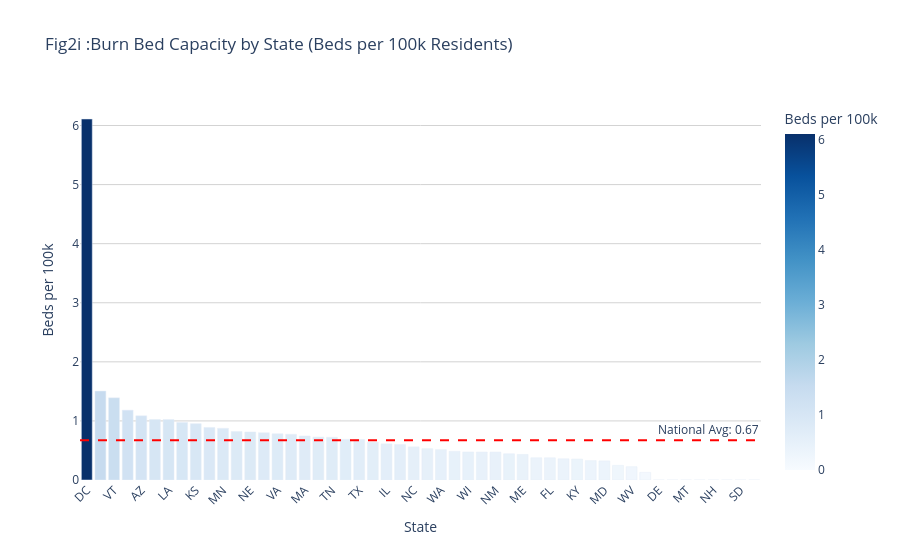

Notebook source saved alongside this figure:
### Markdown cell above
Interactive fig 2

### Code cell
# Sort the dataframe for sequential plotting
state_df_sorted = state_df.sort_values('beds_per_100k', ascending=False)
national_avg = state_df['beds_per_100k'].mean()

# Create interactive bar chart
fig2i = px.bar(
    state_df_sorted,
    x='STATE',
    y='beds_per_100k',
    color='beds_per_100k',
    color_continuous_scale='Blues',
    title=' Fig2i :Burn Bed Capacity by State (Beds per 100k Residents)',
    labels={
        'beds_per_100k': 'Beds per 100k',
        'STATE': 'State',
        'total_burn_beds': 'Total Burn Beds',
        'pop_M': 'Population (Millions)'
    },
    hover_data={
        'STATE': False,
        'total_burn_beds': True,
        'pop_M': True,
        'beds_per_100k': True
    }
)

# Add national average threshold line
fig2i.add_hline(
    y=national_avg,
    line_dash="dash",
    line_color="red",
    annotation_text=f"National Avg: {national_avg:.2f}",
    annotation_position="top right"
)

# Optimize layout for readability
fig2i.update_layout(
    xaxis_tickangle=-45,
    plot_bgcolor='rgba(0,0,0,0)',
    yaxis=dict(gridcolor='lightgrey')
)

fig2i.show()
fig2i.write_html("Figure_2i.html")

### Figure 1 — Plotly figure (JSON) as saved in the notebook; plotly's stock layout.template omitted (floating-point values rounded to 4 significant figures)
{"data": [{"customdata": [[41.0, 0.671], [93.0, 6.178], [9.0, 0.647], [129.0, 10.91], [80.0, 7.359], [52.0, 5.074], [47.0, 4.59], [31.0, 3.178], [28.0, 2.937], [52.0, 5.84], [50.0, 5.717], [33.0, 4.02], [16.0, 1.967], [94.0, 11.76], [68.0, 8.683], [15.0, 1.939], [52.0, 6.982], [143.0, 19.68], [51.0, 7.051], [69.0, 10.03], [206.0, 30.03], [83.0, 12.97], [77.0, 12.58], [41.0, 6.833], [60.0, 10.7], [17.0, 3.2], [40.0, 7.785], [7.0, 1.441], [28.0, 5.895], [25.0, 5.282], [10.0, 2.113], [15.0, 3.381], [6.0, 1.385], [16.0, 4.24], [85.0, 22.61], [140.0, 39.03], [16.0, 4.512], [10.0, 3.046], [20.0, 6.165], [9.0, 3.626], [4.0, 1.775], [12.0, 9.261], [0.0, 1.018], [0.0, 0.733], [0.0, 1.122], [0.0, 2.961], [0.0, 1.395], [0.0, 0.779], [0.0, 0.909], [0.0, 1.094]], "hovertemplate": "Beds per 100k=%{marker.color}<br>Total Burn Beds=%{customdata[0]}<br>Population (Millions)=%{customdata[1]}<extra></extra>", "legendgroup": "", "marker": {"color": [6.11, 1.505, 1.391, 1.182, 1.087, 1.025, 1.024, 0.975, 0.953, 0.89, 0.875, 0.821, 0.813, 0.8, 0.783, 0.774, 0.745, 0.727, 0.723, 0.688, 0.686, 0.64, 0.612, 0.6, 0.561, 0.531, 0.514, 0.486, 0.475, 0.473, 0.473, 0.444, 0.433, 0.377, 0.376, 0.359, 0.355, 0.328, 0.324, 0.248, 0.225, 0.13, 0.0, 0.0, 0.0, 0.0, 0.0, 0.0, 0.0, 0.0], "coloraxis": "coloraxis", "pattern": {"shape": ""}}, "name": "", "orientation": "v", "showlegend": false, "textposition": "auto", "x": ["DC", "MO", "VT", "GA", "AZ", "AL", "LA", "NV", "KS", "CO", "MN", "OK", "NE", "OH", "VA", "ID", "MA", "NY", "TN", "MI", "TX", "PA", "IL", "IN", "NC", "IA", "WA", "HI", "WI", "SC", "NM", "UT", "ME", "OR", "FL", "CA", "KY", "AR", "MD", "CT", "WV", "NJ", "DE", "AK", "MT", "MS", "NH", "ND", "SD", "RI"], "xaxis": "x", "y": [6.11, 1.505, 1.391, 1.182, 1.087, 1.025, 1.024, 0.975, 0.953, 0.89, 0.875, 0.821, 0.813, 0.8, 0.783, 0.774, 0.745, 0.727, 0.723, 0.688, 0.686, 0.64, 0.612, 0.6, 0.561, 0.531, 0.514, 0.486, 0.475, 0.473, 0.473, 0.444, 0.433, 0.377, 0.376, 0.359, 0.355, 0.328, 0.324, 0.248, 0.225, 0.13, 0.0, 0.0, 0.0, 0.0, 0.0, 0.0, 0.0, 0.0], "yaxis": "y", "type": "bar"}], "layout": {"xaxis": {"anchor": "y", "domain": [0, 1], "title": {"text": "State"}, "tickangle": -45}, "yaxis": {"anchor": "x", "domain": [0, 1], "title": {"text": "Beds per 100k"}, "gridcolor": "lightgrey"}, "coloraxis": {"colorbar": {"title": {"text": "Beds per 100k"}}, "colorscale": [[0, "rgb(247,251,255)"], [0.125, "rgb(222,235,247)"], [0.25, "rgb(198,219,239)"], [0.375, "rgb(158,202,225)"], [0.5, "rgb(107,174,214)"], [0.625, "rgb(66,146,198)"], [0.75, "rgb(33,113,181)"], [0.875, "rgb(8,81,156)"], [1, "rgb(8,48,107)"]]}, "legend": {"tracegroupgap": 0}, "title": {"text": " Fig2i :Burn Bed Capacity by State (Beds per 100k Residents)"}, "barmode": "relative", "shapes": [{"line": {"color": "red", "dash": "dash"}, "type": "line", "x0": 0, "x1": 1, "xref": "x domain", "y0": 0.6708, "y1": 0.6708, "yref": "y"}], "annotations": [{"showarrow": false, "text": "National Avg: 0.67", "x": 1, "xanchor": "right", "xref": "x domain", "y": 0.6708, "yanchor": "bottom", "yref": "y"}], "plot_bgcolor": "rgba(0,0,0,0)"}}
